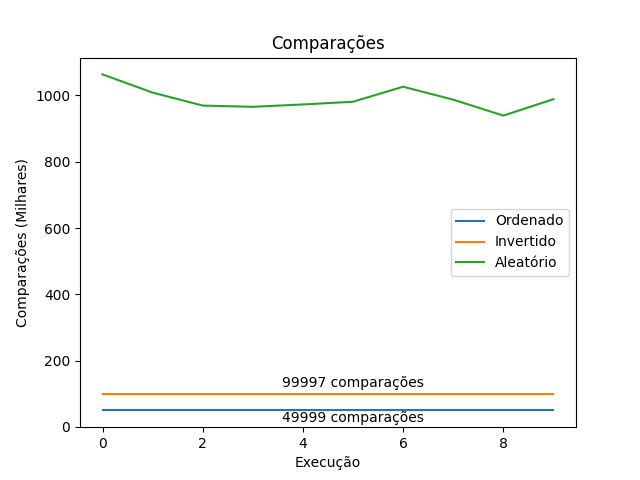

Write the Python code that produced this figure.
import matplotlib.pyplot as plt


x = list(range(10))

ordenado = [49999]*10
invertido = [99997]*10
aleat = [1063213, 1008343, 969176, 965532, 972555, 980836, 1026032, 987022, 939073, 988415]

for lista in [ordenado, invertido, aleat]:
    for i in range(len(lista)):
        lista[i] /= 1000

plt.plot(x, ordenado, label='Ordenado')
plt.plot(x, invertido, label='Invertido')
plt.plot(x, aleat, label='Aleatório')

plt.title("Comparações")
plt.xlabel("Execução")
plt.ylabel("Comparações (Milhares)")

plt.text(5, 15, '49999 comparações', fontsize=10, color='black', ha='center')
plt.text(5, 120, '99997 comparações', fontsize=10, color='black', ha='center')

plt.legend()


plt.savefig('comparacoes.png')